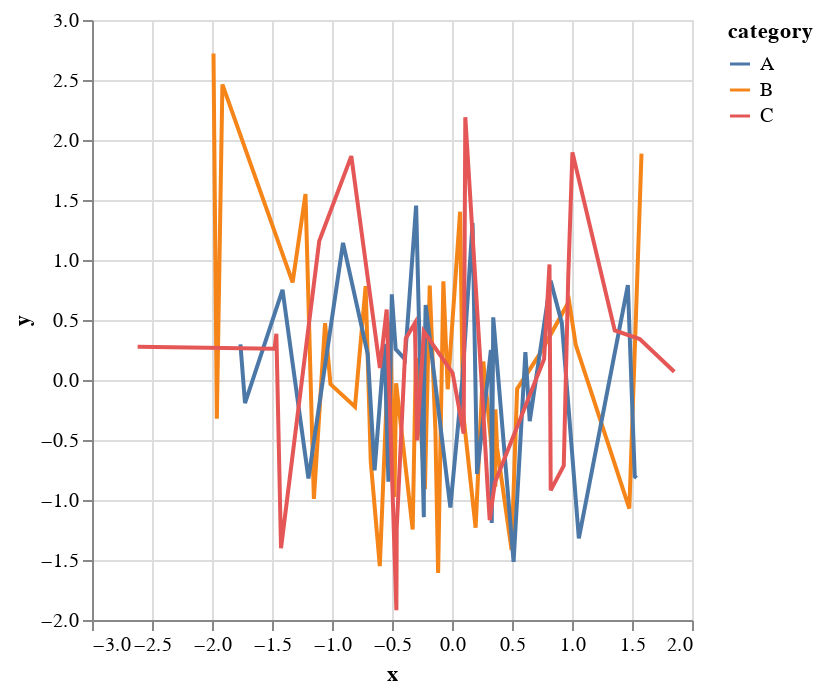

Notebook cell for this chart:
### Code cell
# Line chart - shows trends over time or ordered data
line = alt.Chart(data).mark_line().encode(
    x='x:Q',
    y='y:Q',
    color='category:N'
)
line

### Figure 1 — Vega-Lite specification as saved in the notebook (floating-point values rounded to 4 significant figures)
{"config": {"view": {"continuousWidth": 300, "continuousHeight": 300}}, "data": {"name": "data-3f135e37e5dc61ca039f0f01b2917013"}, "mark": {"type": "line"}, "encoding": {"color": {"field": "category", "type": "nominal"}, "x": {"field": "x", "type": "quantitative"}, "y": {"field": "y", "type": "quantitative"}}, "$schema": "https://vega.github.io/schema/vega-lite/v5.20.1.json", "datasets": {"data-3f135e37e5dc61ca039f0f01b2917013": [{"x": 0.4967, "y": -1.415, "category": "B", "size": 20.81, "value": 83.7}, {"x": -0.1383, "y": -0.4206, "category": "B", "size": 40.77, "value": 86.69}, {"x": 0.6477, "y": -0.3427, "category": "A", "size": 18.26, "value": 83.85}, {"x": 1.523, "y": -0.8023, "category": "A", "size": 18.47, "value": 42.61}, {"x": -0.2342, "y": -0.1613, "category": "A", "size": 38.03, "value": 22.26}, {"x": -0.2341, "y": 0.4041, "category": "C", "size": 98.16, "value": 39.67}, {"x": 1.579, "y": 1.886, "category": "B", "size": 25.78, "value": 89.19}, {"x": 0.7674, "y": 0.1746, "category": "C", "size": 11.54, "value": 14.66}, {"x": -0.4695, "y": 0.2576, "category": "A", "size": 78.7, "value": 51.33}, {"x": 0.5426, "y": -0.07445, "category": "B", "size": 82.62, "value": 23.32}, {"x": -0.4634, "y": -1.919, "category": "C", "size": 41.17, "value": 58.13}, {"x": -0.4657, "y": -0.02651, "category": "B", "size": 51.82, "value": 86.31}, {"x": 0.242, "y": 0.06023, "category": "C", "size": 68.48, "value": 88.04}, {"x": -1.913, "y": 2.463, "category": "B", "size": 14.33, "value": 23.67}, {"x": -1.725, "y": -0.1924, "category": "A", "size": 95.42, "value": 90.77}, {"x": -0.5623, "y": 0.3015, "category": "A", "size": 89.8, "value": 59.19}, {"x": -1.013, "y": -0.03471, "category": "B", "size": 33.48, "value": 35.02}, {"x": 0.3142, "y": -1.169, "category": "C", "size": 11.38, "value": 70.82}, {"x": -0.908, "y": 1.143, "category": "A", "size": 94.01, "value": 48.17}, {"x": -1.412, "y": 0.7519, "category": "A", "size": 55.09, "value": 37.8}, {"x": 1.466, "y": 0.791, "category": "A", "size": 58.54, "value": 70.51}, {"x": -0.2258, "y": -0.9094, "category": "B", "size": 71.56, "value": 24.87}, {"x": 0.06753, "y": 1.403, "category": "B", "size": 65.43, "value": 33.03}, {"x": -1.425, "y": -1.402, "category": "C", "size": 94.95, "value": 43.45}, {"x": -0.5444, "y": 0.5869, "category": "C", "size": 94.98, "value": 25.37}, {"x": 0.1109, "y": 2.19, "category": "C", "size": 88.05, "value": 40.52}, {"x": -1.151, "y": -0.9905, "category": "B", "size": 67.28, "value": 57.15}, {"x": 0.3757, "y": -0.5663, "category": "B", "size": 82.09, "value": 74.1}, {"x": -0.6006, "y": 0.09965, "category": "C", "size": 70.95, "value": 76.72}, {"x": -0.2917, "y": -0.5035, "category": "C", "size": 61.6, "value": 82.28}, {"x": -0.6017, "y": -1.551, "category": "B", "size": 21.57, "value": 74.42}, {"x": 1.852, "y": 0.06856, "category": "C", "size": 83.01, "value": 68.1}, {"x": -0.0135, "y": -1.062, "category": "A", "size": 83.86, "value": 23.75}, {"x": -1.058, "y": 0.4736, "category": "B", "size": 66.33, "value": 40.02}, {"x": 0.8225, "y": -0.9194, "category": "C", "size": 83.84, "value": 47.77}, {"x": -1.221, "y": 1.55, "category": "B", "size": 68.63, "value": 8.289}, {"x": 0.2089, "y": -0.7833, "category": "A", "size": 28.6, "value": 52.84}, {"x": -1.96, "y": -0.3221, "category": "B", "size": 34.66, "value": 43.63}, {"x": -1.328, "y": 0.8135, "category": "B", "size": 29.31, "value": 80.21}, {"x": 0.1969, "y": -1.231, "category": "B", "size": 43.95, "value": 97.79}, {"x": 0.7385, "y": 0.2275, "category": "B", "size": 13.51, "value": 55.6}, {"x": 0.1714, "y": 1.307, "category": "A", "size": 65.64, "value": 32.27}, {"x": -0.1156, "y": -1.607, "category": "B", "size": 40.29, "value": 4.34}, {"x": -0.3011, "y": 0.1846, "category": "B", "size": 69.02, "value": 92.46}, {"x": -1.479, "y": 0.2599, "category": "C", "size": 44.69, "value": 91.91}, {"x": -0.7198, "y": 0.7818, "category": "B", "size": 71.35, "value": 25.3}, {"x": -0.4606, "y": -1.237, "category": "C", "size": 40.66, "value": 69.54}, {"x": 1.057, "y": -1.32, "category": "A", "size": 33.46, "value": 7.543}, {"x": 0.3436, "y": 0.5219, "category": "A", "size": 54.64, "value": 16.62}, {"x": -1.763, "y": 0.297, "category": "A", "size": 72.36, "value": 21.68}, {"x": 0.3241, "y": 0.2505, "category": "A", "size": 41.35, "value": 29.45}, {"x": -0.3851, "y": 0.3464, "category": "C", "size": 94.3, "value": 99.58}, {"x": -0.6769, "y": -0.68, "category": "B", "size": 13.53, "value": 69.69}, {"x": 0.6117, "y": 0.2323, "category": "A", "size": 47.62, "value": 38.42}, {"x": 1.031, "y": 0.2931, "category": "B", "size": 97.08, "value": 73.71}, {"x": 0.9313, "y": -0.7144, "category": "C", "size": 59.32, "value": 91.53}, {"x": -0.8392, "y": 1.866, "category": "C", "size": 48.11, "value": 95.87}, {"x": -0.3092, "y": 0.4738, "category": "C", "size": 61.17, "value": 5.786}, {"x": 0.3313, "y": -1.191, "category": "A", "size": 61.83, "value": 39.45}, {"x": 0.9755, "y": 0.6566, "category": "B", "size": 75.85, "value": 10.68}, {"x": -0.4792, "y": -0.9747, "category": "B", "size": 21.49, "value": 33.57}, {"x": -0.1857, "y": 0.7871, "category": "B", "size": 32.5, "value": 16.97}, {"x": -1.106, "y": 1.159, "category": "C", "size": 62.25, "value": 64.68}, {"x": -1.196, "y": -0.8207, "category": "A", "size": 88.04, "value": 38.83}, {"x": 0.8125, "y": 0.9634, "category": "C", "size": 60.57, "value": 22.94}, {"x": 1.356, "y": 0.4128, "category": "C", "size": 31.47, "value": 26.59}, {"x": -0.07201, "y": 0.8221, "category": "B", "size": 71.19, "value": 36.03}, {"x": 1.004, "y": 1.897, "category": "C", "size": 76.59, "value": 25.99}, {"x": 0.3616, "y": -0.2454, "category": "B", "size": 31.44, "value": 45.32}, {"x": -0.6451, "y": -0.7537, "category": "A", "size": 44.0, "value": 3.232}, {"x": 0.3614, "y": -0.8895, "category": "B", "size": 58.09, "value": 27.98}, {"x": 1.538, "y": -0.8158, "category": "A", "size": 54.69, "value": 41.12}, {"x": -0.03583, "y": -0.0771, "category": "B", "size": 45.07, "value": 60.28}, {"x": 1.565, "y": 0.3412, "category": "C", "size": 36.79, "value": 27.1}, {"x": -2.62, "y": 0.2767, "category": "C", "size": 19.0, "value": 13.32}, {"x": 0.8219, "y": 0.8272, "category": "A", "size": 14.81, "value": 7.62}, {"x": 0.08705, "y": 0.013, "category": "A", "size": 96.27, "value": 94.05}, {"x": -0.299, "y": 1.454, "category": "A", "size": 86.24, "value": 41.66}, {"x": 0.09176, "y": -0.2647, "category": "B", "size": 41.94, "value": 58.12}, {"x": -1.988, "y": 2.72, "category": "B", "size": 96.11, "value": 91.92}, {"x": -0.2197, "y": 0.6257, "category": "A", "size": 70.91, "value": 8.275}, {"x": 0.3571, "y": -0.8572, "category": "C", "size": 53.43, "value": 87.67}, {"x": 1.478, "y": -1.071, "category": "B", "size": 54.37, "value": 55.16}, {"x": -0.5183, "y": 0.4825, "category": "B", "size": 17.5, "value": 16.48}, {"x": -0.8085, "y": -0.2235, "category": "B", "size": 18.25, "value": 41.13}, {"x": -0.5018, "y": 0.714, "category": "A", "size": 64.22, "value": 77.76}, {"x": 0.9154, "y": 0.4732, "category": "A", "size": 59.83, "value": 48.04}, {"x": 0.3288, "y": -0.07283, "category": "A", "size": 29.15, "value": 98.53}, {"x": -0.5298, "y": -0.8468, "category": "A", "size": 95.16, "value": 37.67}, {"x": 0.5133, "y": -1.515, "category": "A", "size": 80.32, "value": 74.96}, {"x": 0.09708, "y": -0.4465, "category": "C", "size": 20.21, "value": 39.3}, {"x": 0.9686, "y": 0.8564, "category": "C", "size": 93.78, "value": 82.92}, {"x": -0.7021, "y": 0.2141, "category": "A", "size": 97.68, "value": 56.91}, {"x": -0.3277, "y": -1.246, "category": "B", "size": 99.63, "value": 6.351}, {"x": -0.3921, "y": 0.1732, "category": "A", "size": 15.03, "value": 3.682}, {"x": -1.464, "y": 0.3853, "category": "C", "size": 76.33, "value": 13.39}, {"x": 0.2961, "y": -0.8839, "category": "C", "size": 59.13, "value": 1.367}, {"x": 0.2611, "y": 0.1537, "category": "B", "size": 73.52, "value": 7.536}, {"x": 0.005113, "y": 0.05821, "category": "C", "size": 97.18, "value": 69.17}, {"x": -0.2346, "y": -1.143, "category": "A", "size": 71.92, "value": 53.43}]}}
